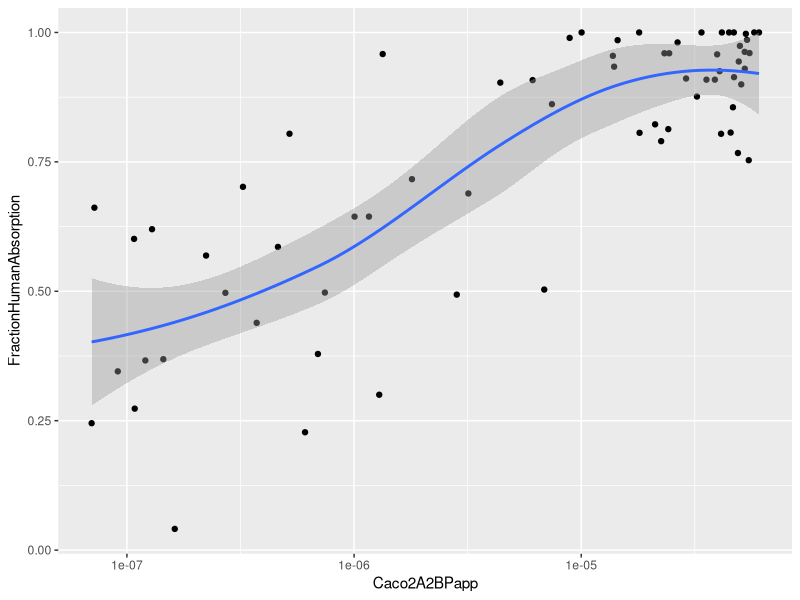
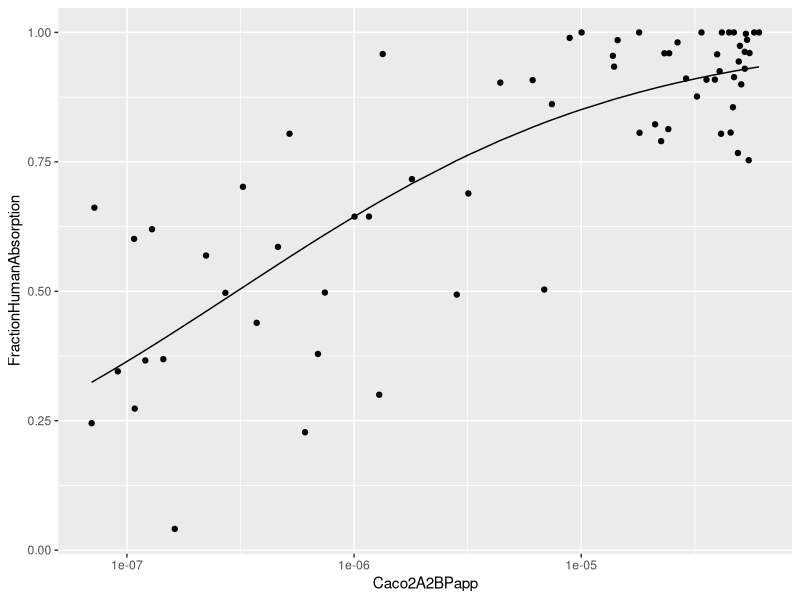
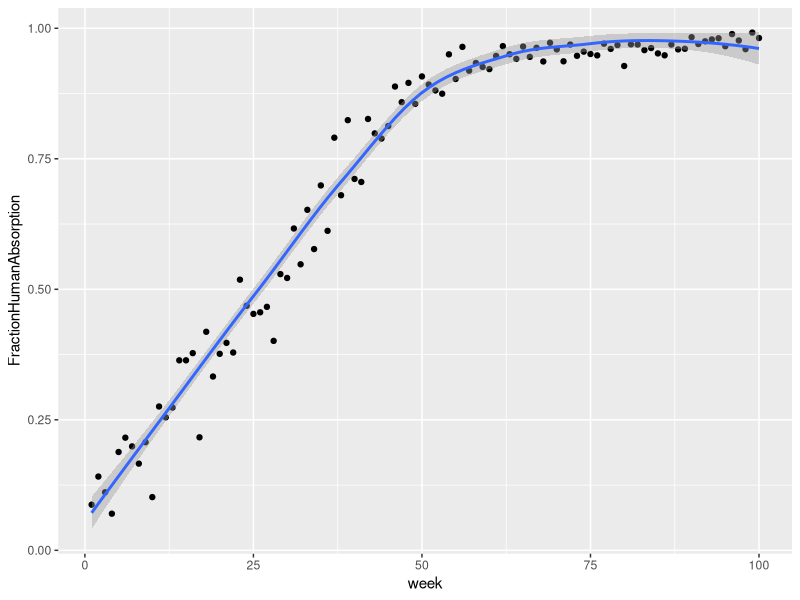
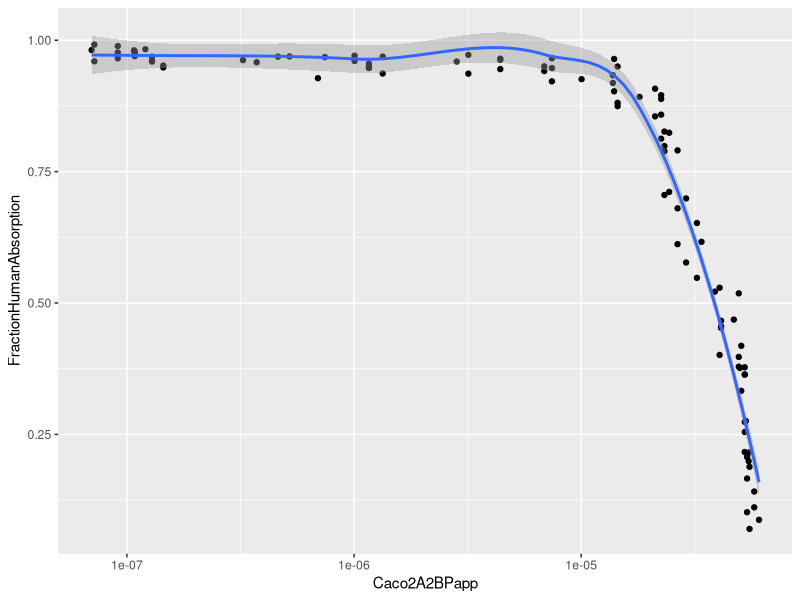

R code for these plots, in order:
## ---- chunk 1
library(ggplot2)
d <- read.table('caco2.csv',header=T,sep=',')
ggplot(d,aes(x=Caco2A2BPapp,y=FractionHumanAbsorption)) +
   geom_point() + scale_x_log10() + geom_smooth()
## ---- chunk 2
model <- glm(data=d, FractionHumanAbsorption~log(Caco2A2BPapp),
   family=binomial(link='logit'))
print(summary(model))
d$model <- predict(model,newdata=d,type='response')
ggplot(d) +
   geom_point(aes(x=Caco2A2BPapp,y=FractionHumanAbsorption)) + 
   geom_line(aes(x=Caco2A2BPapp,y=model)) +
   scale_x_log10()
Intercept <- model$coefficients['(Intercept)']
cacoEffect <- model$coefficients['log(Caco2A2BPapp)']
## ---- chunk 3
set.seed(2535251)
s <- data.frame(week=1:100)
s$Caco2A2BPapp <- sort(sample(d$Caco2A2BPapp,100,replace=T),decreasing=T)
sigmoid <- function(x) {1/(1+exp(-x))}
s$FractionHumanAbsorption <- 
 sigmoid(Intercept + cacoEffect*log(s$Caco2A2BPapp) + 
   s$week/10 - mean(s$week/10) +
   rnorm(100)/3)
write.table(s,'synth.csv',sep=',',quote=F,row.names=F)
## ---- chunk 4
ggplot(s,aes(x=week,y=FractionHumanAbsorption)) +
   geom_point() + geom_smooth()
## ---- chunk 5
print(summary(glm(data=s, FractionHumanAbsorption~log(Caco2A2BPapp),
   family=binomial(link='logit'))))
ggplot(s,aes(x=Caco2A2BPapp,y=FractionHumanAbsorption)) +
    geom_point() + scale_x_log10() + geom_smooth()
## ---- chunk 6
print(summary(glm(data=s,FractionHumanAbsorption~week+log(Caco2A2BPapp),
   family=binomial(link='logit'))))
## ---- chunk 7
mF <- glm(data=s, FractionHumanAbsorption~week,
    family=binomial(link='logit'))
weekEffect <- mF$coefficients['week']
print(summary(mF))
print(summary(glm(data=s,FractionHumanAbsorption~log(Caco2A2BPapp) +
   offset(weekEffect*week),
   family=binomial(link='logit'))))
